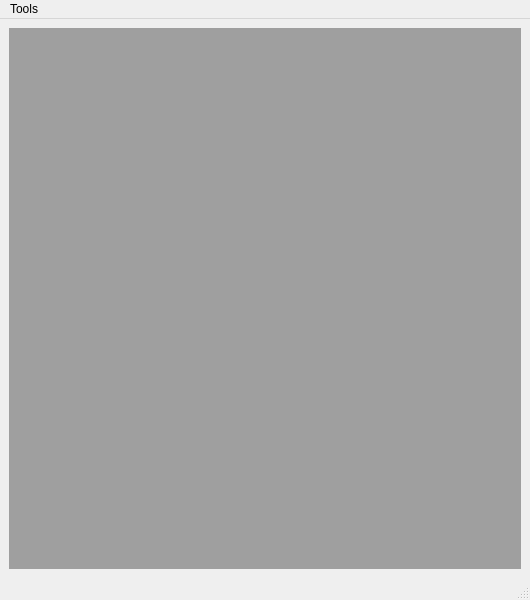
<?xml version="1.0" encoding="UTF-8"?>
<ui version="4.0">
 <class>MainWindow</class>
 <widget class="QMainWindow" name="MainWindow">
  <property name="geometry">
   <rect>
    <x>0</x>
    <y>0</y>
    <width>530</width>
    <height>600</height>
   </rect>
  </property>
  <property name="windowTitle">
   <string>MainWindow</string>
  </property>
  <widget class="QWidget" name="centralwidget">
   <layout class="QGridLayout" name="gridLayout">
    <item row="0" column="0">
     <widget class="QMdiArea" name="mdiArea"/>
    </item>
   </layout>
  </widget>
  <widget class="QMenuBar" name="menubar">
   <property name="geometry">
    <rect>
     <x>0</x>
     <y>0</y>
     <width>530</width>
     <height>26</height>
    </rect>
   </property>
   <widget class="QMenu" name="menuTools">
    <property name="title">
     <string>Tools</string>
    </property>
    <widget class="QMenu" name="menuUser">
     <property name="title">
      <string>User</string>
     </property>
     <property name="icon">
      <iconset resource="../ImageForProject.qrc">
       <normaloff>:/menuIcon/Images/menuIcon/tools.png</normaloff>:/menuIcon/Images/menuIcon/tools.png</iconset>
     </property>
     <addaction name="actionAdd_New_User"/>
     <addaction name="actionList_All_User"/>
     <addaction name="actionBlock_User"/>
    </widget>
    <addaction name="menuUser"/>
   </widget>
   <addaction name="menuTools"/>
  </widget>
  <widget class="QStatusBar" name="statusbar"/>
  <action name="actionAdd_New_User">
   <property name="icon">
    <iconset resource="../ImageForProject.qrc">
     <normaloff>:/menuIcon/Images/menuIcon/addUser.png</normaloff>:/menuIcon/Images/menuIcon/addUser.png</iconset>
   </property>
   <property name="text">
    <string>Add New User</string>
   </property>
  </action>
  <action name="actionList_All_User">
   <property name="icon">
    <iconset resource="../ImageForProject.qrc">
     <normaloff>:/menuIcon/Images/menuIcon/listUser.png</normaloff>:/menuIcon/Images/menuIcon/listUser.png</iconset>
   </property>
   <property name="text">
    <string>List All User</string>
   </property>
  </action>
  <action name="actionBlock_User">
   <property name="icon">
    <iconset resource="../ImageForProject.qrc">
     <normaloff>:/menuIcon/Images/menuIcon/blockUser.png</normaloff>:/menuIcon/Images/menuIcon/blockUser.png</iconset>
   </property>
   <property name="text">
    <string>Block User</string>
   </property>
  </action>
 </widget>
 <resources>
  <include location="../ImageForProject.qrc"/>
 </resources>
 <connections/>
</ui>
